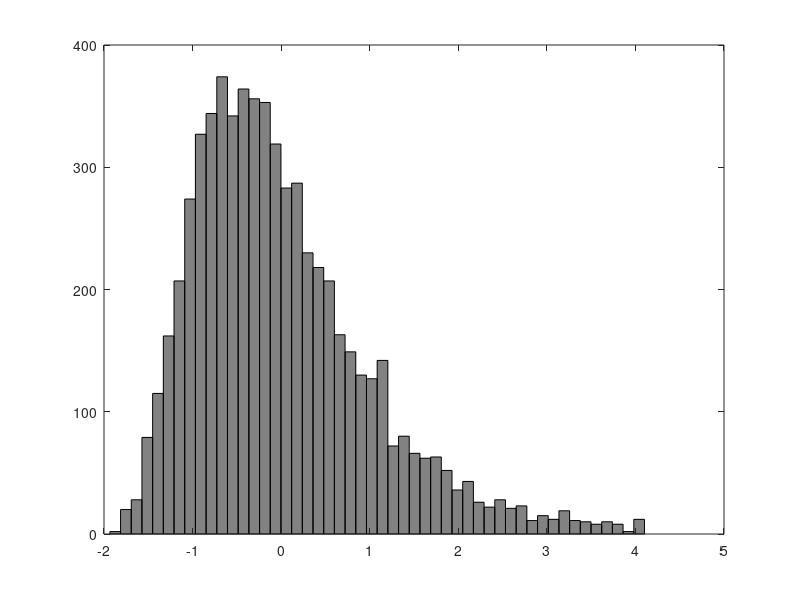
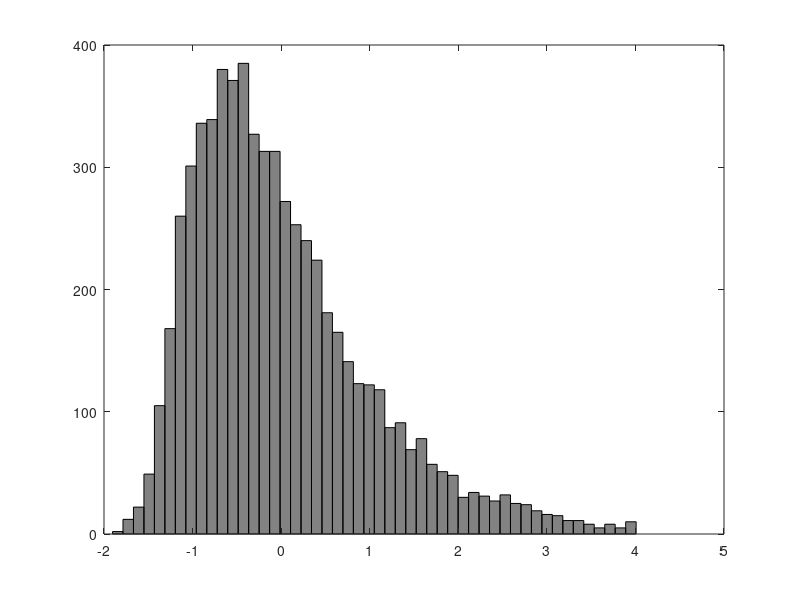
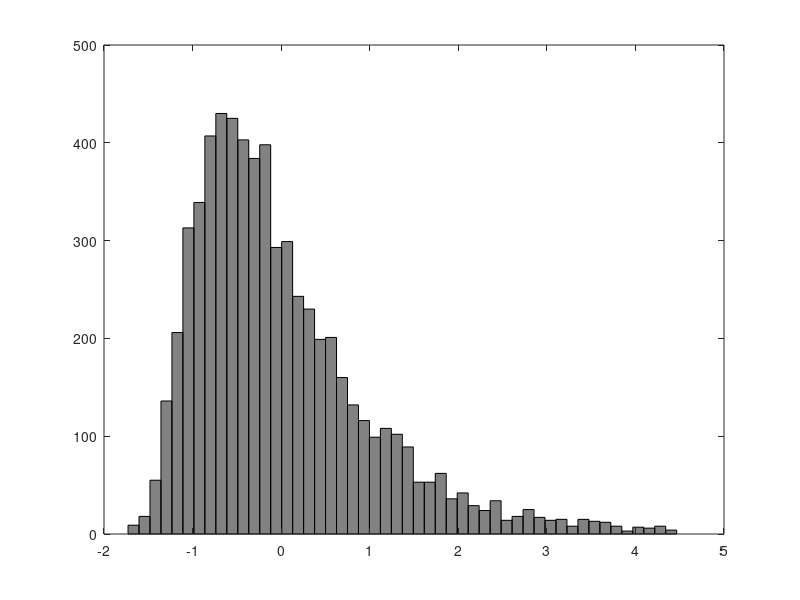

Here is the MATLAB script that generated these plots, in order: (Note: this script raises an error after producing the figures.)
disp('Let s explore the data')

m = csvread('data_4f.csv');
f1 = m(:,1);
f2 = m(:,2);
f3 = m(:,3);
f4 = m(:,4);
target = m(:,5);

disp('Correlation among features')
corrcoef([f1 f2 f3 f4])
disp('Correlations including target')
corrcoef([f1 f2 f3 f4 target])

f1_new = f1(f1<prctile(f1,95) & f2<prctile(f2,95) & f3<prctile(f3,95) & f4<prctile(f4,95));
f2_new = f2(f1<prctile(f1,95) & f2<prctile(f2,95) & f3<prctile(f3,95) & f4<prctile(f4,95));
f3_new = f3(f1<prctile(f1,95) & f2<prctile(f2,95) & f3<prctile(f3,95) & f4<prctile(f4,95));
f4_new = f4(f1<prctile(f1,95) & f2<prctile(f2,95) & f3<prctile(f3,95) & f4<prctile(f4,95));
target_new = target(f1<prctile(f1,95) & f2<prctile(f2,95) & f3<prctile(f3,95) & f4<prctile(f4,95));
fprintf('Apply all the percentiles it deletes %i samples\n',length(f1) - length(f1_new))
target_eliminados = target(f1>prctile(f1,95) & f2>prctile(f2,95) & f3>prctile(f3,95) & f4>prctile(f4,95))

disp('Correlation among filter features with also the target')
corrcoef([f1_new f2_new f3_new f4_new target_new])

% Matrix without outliers
M = [f1_new f2_new f3_new f4_new target_new];

%% Sort matrix, standarize, filtering, normalizing (0,1)
clc;
M = [f1_new f2_new f3_new f4_new target_new];
M = sortrows(M,5);
M = M(:,1:4);
M = zscore(M);
distance_matrix = squareform(pdist(M));
maximo = max(max(distance_matrix));
minimo = min(min(distance_matrix));
distance_matrix = (distance_matrix - minimo*ones(size(distance_matrix)))./(maximo - minimo);

imshow(distance_matrix)

%% Distance, feature 1
M = [f1_new target_new];
M = sortrows(M,2);
M = M(:,1);
M = zscore(M);
hist(M,10)
distance_matrix_1 = squareform(pdist(M));
maximo = max(max(distance_matrix_1));
minimo = min(min(distance_matrix_1));
distance_matrix_1 = (distance_matrix_1 - minimo*ones(size(distance_matrix_1)))./(maximo - minimo);
figure(1)
imshow(distance_matrix_1)

%% Distance, feature 2
M = [f2_new target_new];
M = sortrows(M,2);
M = M(:,1);
M = zscore(M);
hist(M,50)
distance_matrix_2 = squareform(pdist(M));
maximo = max(max(distance_matrix_2));
minimo = min(min(distance_matrix_2));
distance_matrix_2 = (distance_matrix_2 - minimo*ones(size(distance_matrix_2)))./(maximo - minimo);
figure(2)
imshow(distance_matrix_2)

%% Distance, feature 3
M = [f3_new target_new];
M = sortrows(M,2);
M = M(:,1);
M = zscore(M);
hist(M,50)
distance_matrix_3 = squareform(pdist(M));
maximo = max(max(distance_matrix_3));
minimo = min(min(distance_matrix_3));
distance_matrix_3 = (distance_matrix_3 - minimo*ones(size(distance_matrix_3)))./(maximo - minimo);
figure(3)
imshow(distance_matrix_3)

%% Distance, feature 4
M = [f4_new target_new];
M = sortrows(M,2);
M = M(:,1);
M = zscore(M);
distance_matrix_4 = squareform(pdist(M));
hist(M,50)
maximo = max(max(distance_matrix_4));
minimo = min(min(distance_matrix_4));
distance_matrix_4 = (distance_matrix_4 - minimo*ones(size(distance_matrix_4)))./(maximo - minimo);
figure(4)
imshow(distance_matrix_4)

%% Distance, features 1-2
M = [f1_new f2_new target_new];
M = sortrows(M,3);
M = M(:,1:2);
M = zscore(M);
distance_matrix_12 = squareform(pdist(M));
maximo = max(max(distance_matrix_12));
minimo = min(min(distance_matrix_12));
distance_matrix_12 = (distance_matrix_12 - minimo*ones(size(distance_matrix_12)))./(maximo - minimo);
figure(5)
imshow(distance_matrix_12)

%% Distance, feature 3-4
M = [f3_new f4_new target_new];
M = sortrows(M,3);
M = M(:,1:2);
M = zscore(M);
distance_matrix_34 = squareform(pdist(M));
maximo = max(max(distance_matrix_34));
minimo = min(min(distance_matrix_34));
distance_matrix_34 = (distance_matrix_34 - minimo*ones(size(distance_matrix_34)))./(maximo - minimo);
figure(6)
imshow(distance_matrix_34)